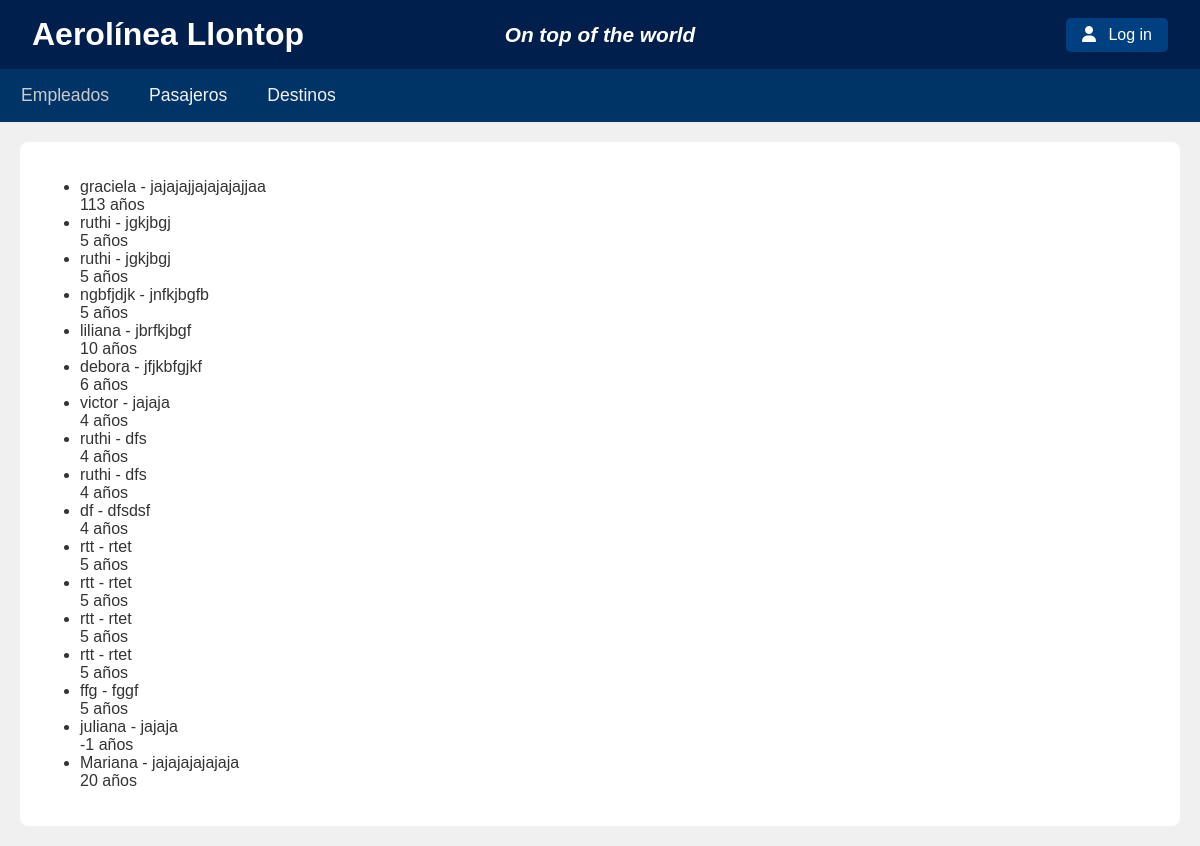
Screenshot of /empleados/lista/ with the database file from the repository.
### empleados/models.py (models this page shows, shortened)
class Empleados (models.Model):
    nombreempleado = models.CharField(max_length=50)
    email = models.CharField(max_length=50)
    antiguedad = models.IntegerField()
    tipo = models.CharField(max_length=50)

### empleados/views.py (the view)
# urls.py: path('lista/', lista_empleados, name='lista-empleados'),
def lista_empleados(request):
    modelos = Empleados.objects.all()
    contexto = {
        "empleados": modelos
    }
    return render(request, 'empleados/lista_empleados.html', context=contexto)

### empleados/templates/empleados/lista_empleados.html (shortened to what this page needs)
{% extends 'empleados/base.html' %}
{% block aerolinea %}
<div>
    <ul>
        {% for empleado in empleados %}
            <li>{{ empleado.nombreempleado }} - {{empleado.email}} </li>
            {{empleado.antiguedad}} años
        {% endfor %}
    </ul>
</div>
{% endblock %}

### empleados/templates/empleados/base.html (style rules this page uses)
body { font-family: Arial, sans-serif; background-color: #f0f0f0; color: #333; margin: 0; padding: 0; }

### rows the page displays
Empleados: nombreempleado "graciela", email "jajajajjajajajajjaa", antiguedad "113"
Empleados: nombreempleado "ruthi", email "jgkjbgj", antiguedad "5"
Empleados: nombreempleado "ruthi", email "jgkjbgj", antiguedad "5"
Empleados: nombreempleado "ngbfjdjk", email "jnfkjbgfb", antiguedad "5"
Empleados: nombreempleado "liliana", email "jbrfkjbgf", antiguedad "10"
Empleados: nombreempleado "debora", email "jfjkbfgjkf", antiguedad "6"
Empleados: nombreempleado "victor", email "jajaja", antiguedad "4"
Empleados: nombreempleado "ruthi", email "dfs", antiguedad "4"
Empleados: nombreempleado "ruthi", email "dfs", antiguedad "4"
Empleados: nombreempleado "df", email "dfsdsf", antiguedad "4"
Empleados: nombreempleado "rtt", email "rtet", antiguedad "5"
Empleados: nombreempleado "rtt", email "rtet", antiguedad "5"
Empleados: nombreempleado "rtt", email "rtet", antiguedad "5"
Empleados: nombreempleado "rtt", email "rtet", antiguedad "5"
Empleados: nombreempleado "ffg", email "fggf", antiguedad "5"
Empleados: nombreempleado "juliana", email "jajaja", antiguedad "-1"
Empleados: nombreempleado "Mariana", email "jajajajajajaja", antiguedad "20"
